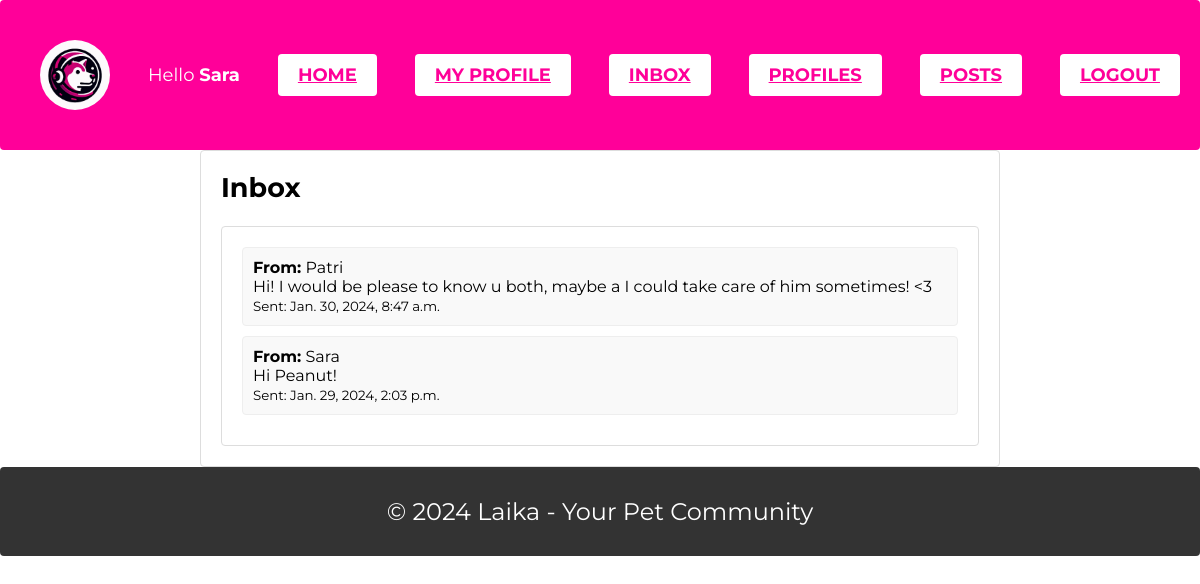
The page /laika/inbox/ (signed in) on the database its author committed.
### laika/models.py (models this page shows, shortened)
class Message(models.Model):
    sender = models.ForeignKey(User, related_name="sent_messages", on_delete=models.CASCADE)
    recipient = models.ForeignKey(User, related_name="received_messages", on_delete=models.CASCADE)
    content = models.TextField()
    sent_at = models.DateTimeField(auto_now_add=True)

### laika/views.py (the view)
# urls.py: path('inbox/', InboxView.as_view(), name='messages'),
class InboxView(ListView):
    model = Message
    template_name = 'laika/inbox.html'
    context_object_name = 'messages'
    def get_queryset(self):
        return Message.objects.filter(recipient=self.request.user).order_by('-sent_at')

### laika/templates/laika/inbox.html
{% extends 'laika/base.html' %}
{% block content %}
    <h2>Inbox</h2>
    <br>
    {% if messages %}
        <div class="messages-container">
            {% for message in messages %}
                <div class="message">
                    <strong>From:</strong> {{ message.sender.username }}
                    <p>{{ message.content }}</p>
                    <p><small>Sent: {{ message.sent_at }}</small></p>
                </div>
            {% endfor %}
        </div>
    {% else %}
        <p>You have no messages.</p>
    {% endif %}
{% endblock %}

### laika/templates/laika/navbar.html
{% load static %}
<link rel="stylesheet" type="text/css" href="{% static 'laika/styles.css' %}">
<body>
    <nav class="navbar">
        <div class="container-container">
            <img src="{% static 'laika/laika_logo_400.png' %}" alt="Laika Logo" id="laika_logo">
            {% if user.is_authenticated %}
                <a class="nav-item">Hello <strong>{{ user.username }}</strong></a>
                <a href="{% url 'home' %}" class="navbar-button nav-item">Home</a>
                <a href="{% url 'laika-profile' %}" class="navbar-button nav-item">My Profile</a>
                <a href="{% url 'messages' %}" class="navbar-button nav-item">Inbox</a>
                <a href="{% url 'laika-profile-list' %}" class="navbar-button nav-item">Profiles</a>
                <a href="{% url 'laika-post-list' %}" class="navbar-button nav-item">Posts</a>
                <a class="navbar-button" href="{% url 'account_signout' %}">LogOut</a>
            {% else %}
                <a href="{% url 'landing_view' %}" class="nav-item"></a>
                <div class="align-right">
                    <a class="navbar-button" href="{% url 'account_login' %}">Join!</a>
                </div>
            {% endif %}
        </div>
    </nav>
</body>

### laika/static/laika/styles.css (style rules this page uses)
* { margin: 0; padding: 0; box-sizing: border-box; border-radius: 4px; font-family: 'Montserrat', sans-serif; }
body { font-family: 'Montserrat', sans-serif; font-size: 18px; }
nav { display: flex; align-items: center; justify-content: space-between; background-color: #ff0099; padding: 10px 20px; }
.container-container { display: flex; align-items: center; justify-content: space-between; width: 100%; border-radius: 4px; }
#laika_logo { height: 70px; width: auto; margin-left: 20px; border-radius: 50%; }
.navbar-button { background-color: white; color: #ff0099; border: none; padding: 10px 20px; border-radius: 4px; text-transform: uppercase; font-weight: bold; }
main, .landing-text, .content-container, .form-container, .profile-form-container, .messages-container, .edit-post-container, .delete-post-container { max-width: 800px; margin: auto; padding: 20px; border: 1px solid #ddd; box-sizing: border-box; border-radius: 4px; }
.users-list li, .posts-list .post-item, .message { list-style-type: none; padding: 10px; border: 1px solid #eee; margin-bottom: 10px; background-color: #f9f9f9; font-size: 16px; border-radius: 4px; }

### rows shown on the page
Message: sender.username "Patri", content "Hi! I would be please to know u both, maybe a I could take care of him sometimes! <3", sent_at "Jan. 30, 2024, 8:47 a.m."
Message: sender.username "Sara", content "Hi Peanut!", sent_at "Jan. 29, 2024, 2:03 p.m."

### other values the page prints
{{ user.username }} "Sara"
